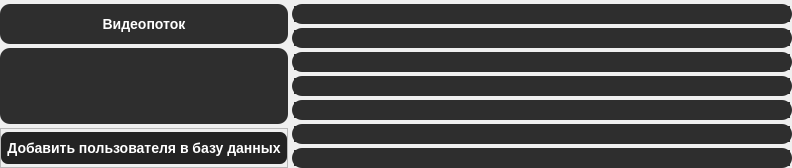
         <widget class="QWidget" name="faceRecPage">
          <layout class="QHBoxLayout" name="horizontalLayout_32">
           <property name="spacing">
            <number>0</number>
           </property>
           <property name="leftMargin">
            <number>0</number>
           </property>
           <property name="topMargin">
            <number>0</number>
           </property>
           <property name="rightMargin">
            <number>0</number>
           </property>
           <property name="bottomMargin">
            <number>0</number>
           </property>
           <item>
            <widget class="QWidget" name="mainContainerFaceRecog" native="true">
             <layout class="QHBoxLayout" name="horizontalLayout_33">
              <property name="spacing">
               <number>0</number>
              </property>
              <property name="leftMargin">
               <number>0</number>
              </property>
              <property name="topMargin">
               <number>0</number>
              </property>
              <property name="rightMargin">
               <number>0</number>
              </property>
              <property name="bottomMargin">
               <number>0</number>
              </property>
              <item>
               <widget class="QWidget" name="videoFaceRecogContainer" native="true">
                <property name="sizePolicy">
                 <sizepolicy hsizetype="Expanding" vsizetype="Preferred">
                  <horstretch>0</horstretch>
                  <verstretch>0</verstretch>
                 </sizepolicy>
                </property>
                <layout class="QVBoxLayout" name="verticalLayout_24">
                 <property name="spacing">
                  <number>4</number>
                 </property>
                 <property name="leftMargin">
                  <number>0</number>
                 </property>
                 <property name="topMargin">
                  <number>4</number>
                 </property>
                 <property name="rightMargin">
                  <number>4</number>
                 </property>
                 <property name="bottomMargin">
                  <number>0</number>
                 </property>
                 <item>
                  <widget class="QLabel" name="videoTitleFaceRecogText">
                   <property name="maximumSize">
                    <size>
                     <width>16777215</width>
                     <height>40</height>
                    </size>
                   </property>
                   <property name="styleSheet">
                    <string notr="true">color: rgb(255, 255, 255);
background-color: rgb(46, 46, 46);
border-radius: 10px;
font: bold 14px;
min-width: 10em;
padding: 6px; </string>
                   </property>
                   <property name="text">
                    <string>Видеопоток</string>
                   </property>
                   <property name="alignment">
                    <set>Qt::AlignCenter</set>
                   </property>
                  </widget>
                 </item>
                 <item>
                  <widget class="QLabel" name="videoPotokFaceRecog">
                   <property name="styleSheet">
                    <string notr="true">background-color: rgb(46, 46, 46);
border-radius: 10px;</string>
                   </property>
                   <property name="text">
                    <string/>
                   </property>
                  </widget>
                 </item>
                 <item>
                  <widget class="QFrame" name="usersButtonPanel">
                   <property name="sizePolicy">
                    <sizepolicy hsizetype="Preferred" vsizetype="Preferred">
                     <horstretch>0</horstretch>
                     <verstretch>0</verstretch>
                    </sizepolicy>
                   </property>
                   <property name="maximumSize">
                    <size>
                     <width>12389</width>
                     <height>40</height>
                    </size>
                   </property>
                   <property name="layoutDirection">
                    <enum>Qt::LeftToRight</enum>
                   </property>
                   <property name="frameShape">
                    <enum>QFrame::StyledPanel</enum>
                   </property>
                   <property name="frameShadow">
                    <enum>QFrame::Raised</enum>
                   </property>
                   <layout class="QHBoxLayout" name="horizontalLayout_9">
                    <property name="spacing">
                     <number>0</number>
                    </property>
                    <property name="leftMargin">
                     <number>0</number>
                    </property>
                    <property name="topMargin">
                     <number>0</number>
                    </property>
                    <property name="rightMargin">
                     <number>0</number>
                    </property>
                    <property name="bottomMargin">
                     <number>0</number>
                    </property>
                    <item>
                     <widget class="QPushButton" name="addUserButton">
                      <property name="minimumSize">
                       <size>
                        <width>182</width>
                        <height>32</height>
                       </size>
                      </property>
                      <property name="maximumSize">
                       <size>
                        <width>16777215</width>
                        <height>16777215</height>
                       </size>
                      </property>
                      <property name="styleSheet">
                       <string notr="true">QPushButton{
background-color: rgb(35, 35, 35);
color: #ffffff;
border-style: outset;
border-radius: 7px;
font: bold 14px;
min-width: 10em;
padding: 6px;
}
QPushButton:hover{
background-color: rgb(46, 46, 46);
}
QPushButton:unactive{
background-color: rgb(46, 46, 46);
}</string>
                      </property>
                      <property name="text">
                       <string>Добавить пользователя в базу данных</string>
                      </property>
                     </widget>
                    </item>
                   </layout>
                  </widget>
                 </item>
                </layout>
               </widget>
              </item>
              <item>
               <widget class="QWidget" name="historyFaceRecogContainer" native="true">
                <property name="sizePolicy">
                 <sizepolicy hsizetype="Expanding" vsizetype="Preferred">
                  <horstretch>0</horstretch>
                  <verstretch>0</verstretch>
                 </sizepolicy>
                </property>
                <property name="minimumSize">
                 <size>
                  <width>500</width>
                  <height>0</height>
                 </size>
                </property>
                <property name="maximumSize">
                 <size>
                  <width>500</width>
                  <height>16777215</height>
                 </size>
                </property>
                <layout class="QVBoxLayout" name="verticalLayout_23">
                 <property name="spacing">
                  <number>4</number>
                 </property>
                 <property name="leftMargin">
                  <number>0</number>
                 </property>
                 <property name="topMargin">
                  <number>4</number>
                 </property>
                 <property name="rightMargin">
                  <number>0</number>
                 </property>
                 <property name="bottomMargin">
                  <number>0</number>
                 </property>
                 <item>
                  <widget class="QFrame" name="historyFaceRecog1">
                   <property name="styleSheet">
                    <string notr="true">background-color: rgb(46, 46, 46);
border-radius: 10px;</string>
                   </property>
                   <property name="frameShape">
                    <enum>QFrame::StyledPanel</enum>
                   </property>
                   <property name="frameShadow">
                    <enum>QFrame::Raised</enum>
                   </property>
                   <layout class="QHBoxLayout" name="horizontalLayout_35">
                    <property name="spacing">
                     <number>0</number>
                    </property>
                    <property name="leftMargin">
                     <number>2</number>
                    </property>
                    <property name="topMargin">
                     <number>2</number>
                    </property>
                    <property name="rightMargin">
                     <number>2</number>
                    </property>
                    <property name="bottomMargin">
                     <number>2</number>
                    </property>
                    <item>
                     <widget class="QLabel" name="historyForoFaceRecog1">
                      <property name="maximumSize">
                       <size>
                        <width>150</width>
                        <height>150</height>
                       </size>
                      </property>
                      <property name="text">
                       <string/>
                      </property>
                      <property name="alignment">
                       <set>Qt::AlignCenter</set>
                      </property>
                     </widget>
                    </item>
                    <item>
                     <widget class="QLabel" name="historyInfoFaceRecog1">
                      <property name="minimumSize">
                       <size>
                        <width>300</width>
                        <height>0</height>
                       </size>
                      </property>
                      <property name="styleSheet">
                       <string notr="true">color: #ffffff;
font-family: Roboto;
font-size: 14px;
font-weight: bold;</string>
                      </property>
                      <property name="text">
                       <string/>
                      </property>
                      <property name="alignment">
                       <set>Qt::AlignCenter</set>
                      </property>
                      <property name="wordWrap">
                       <bool>true</bool>
                      </property>
                     </widget>
                    </item>
                   </layout>
                  </widget>
                 </item>
                 <item>
                  <widget class="QFrame" name="historyFaceRecog2">
                   <property name="styleSheet">
                    <string notr="true">background-color: rgb(46, 46, 46);
border-radius: 10px;</string>
                   </property>
                   <property name="frameShape">
                    <enum>QFrame::StyledPanel</enum>
                   </property>
                   <property name="frameShadow">
                    <enum>QFrame::Raised</enum>
                   </property>
                   <layout class="QHBoxLayout" name="horizontalLayout_36">
                    <property name="spacing">
                     <number>0</number>
                    </property>
                    <property name="leftMargin">
                     <number>2</number>
                    </property>
                    <property name="topMargin">
                     <number>2</number>
                    </property>
                    <property name="rightMargin">
                     <number>2</number>
                    </property>
                    <property name="bottomMargin">
                     <number>2</number>
                    </property>
                    <item>
                     <widget class="QLabel" name="historyForoFaceRecog2">
                      <property name="maximumSize">
                       <size>
                        <width>150</width>
                        <height>150</height>
                       </size>
                      </property>
                      <property name="text">
                       <string/>
                      </property>
                      <property name="alignment">
                       <set>Qt::AlignCenter</set>
                      </property>
                     </widget>
                    </item>
                    <item>
                     <widget class="QLabel" name="historyInfoFaceRecog2">
                      <property name="minimumSize">
                       <size>
                        <width>300</width>
                        <height>0</height>
                       </size>
                      </property>
                      <property name="styleSheet">
                       <string notr="true">color: #ffffff;
font-family: Roboto;
font-size: 14px;
font-weight: bold;</string>
                      </property>
                      <property name="text">
                       <string/>
                      </property>
                      <property name="alignment">
                       <set>Qt::AlignCenter</set>
                      </property>
                      <property name="wordWrap">
                       <bool>true</bool>
                      </property>
                     </widget>
                    </item>
                   </layout>
                  </widget>
                 </item>
                 <item>
                  <widget class="QFrame" name="historyFaceRecog7">
                   <property name="styleSheet">
                    <string notr="true">background-color: rgb(46, 46, 46);
border-radius: 10px;</string>
                   </property>
                   <property name="frameShape">
                    <enum>QFrame::StyledPanel</enum>
                   </property>
                   <property name="frameShadow">
                    <enum>QFrame::Raised</enum>
                   </property>
                   <layout class="QHBoxLayout" name="horizontalLayout_41">
                    <property name="spacing">
                     <number>0</number>
                    </property>
                    <property name="leftMargin">
                     <number>2</number>
                    </property>
                    <property name="topMargin">
                     <number>2</number>
                    </property>
                    <property name="rightMargin">
                     <number>2</number>
                    </property>
                    <property name="bottomMargin">
                     <number>2</number>
                    </property>
                    <item>
                     <widget class="QLabel" name="historyForoFaceRecog7">
                      <property name="maximumSize">
                       <size>
                        <width>150</width>
                        <height>150</height>
                       </size>
                      </property>
                      <property name="text">
                       <string/>
                      </property>
                      <property name="alignment">
                       <set>Qt::AlignCenter</set>
                      </property>
                     </widget>
                    </item>
                    <item>
                     <widget class="QLabel" name="historyInfoFaceRecog7">
                      <property name="minimumSize">
                       <size>
                        <width>300</width>
                        <height>0</height>
                       </size>
                      </property>
                      <property name="styleSheet">
                       <string notr="true">color: #ffffff;
font-family: Roboto;
font-size: 14px;
font-weight: bold;</string>
                      </property>
                      <property name="text">
                       <string/>
                      </property>
                      <property name="alignment">
                       <set>Qt::AlignCenter</set>
                      </property>
                      <property name="wordWrap">
                       <bool>true</bool>
                      </property>
                     </widget>
                    </item>
                   </layout>
                  </widget>
                 </item>
                 <item>
                  <widget class="QFrame" name="historyFaceRecog6">
                   <property name="styleSheet">
                    <string notr="true">background-color: rgb(46, 46, 46);
border-radius: 10px;</string>
                   </property>
                   <property name="frameShape">
                    <enum>QFrame::StyledPanel</enum>
                   </property>
                   <property name="frameShadow">
                    <enum>QFrame::Raised</enum>
                   </property>
                   <layout class="QHBoxLayout" name="horizontalLayout_40">
                    <property name="spacing">
                     <number>0</number>
                    </property>
                    <property name="leftMargin">
                     <number>2</number>
                    </property>
                    <property name="topMargin">
                     <number>2</number>
                    </property>
                    <property name="rightMargin">
                     <number>2</number>
                    </property>
                    <property name="bottomMargin">
                     <number>2</number>
                    </property>
                    <item>
                     <widget class="QLabel" name="historyForoFaceRecog6">
                      <property name="maximumSize">
                       <size>
                        <width>150</width>
                        <height>150</height>
                       </size>
                      </property>
                      <property name="text">
                       <string/>
                      </property>
                      <property name="alignment">
                       <set>Qt::AlignCenter</set>
                      </property>
                     </widget>
                    </item>
                    <item>
                     <widget class="QLabel" name="historyInfoFaceRecog6">
                      <property name="minimumSize">
                       <size>
                        <width>300</width>
                        <height>0</height>
                       </size>
                      </property>
                      <property name="styleSheet">
                       <string notr="true">color: #ffffff;
font-family: Roboto;
font-size: 14px;
font-weight: bold;</string>
                      </property>
                      <property name="text">
                       <string/>
                      </property>
                      <property name="alignment">
                       <set>Qt::AlignCenter</set>
                      </property>
                      <property name="wordWrap">
                       <bool>true</bool>
                      </property>
                     </widget>
                    </item>
                   </layout>
                  </widget>
                 </item>
                 <item>
                  <widget class="QFrame" name="historyFaceRecog5">
                   <property name="styleSheet">
                    <string notr="true">background-color: rgb(46, 46, 46);
border-radius: 10px;</string>
                   </property>
                   <property name="frameShape">
                    <enum>QFrame::StyledPanel</enum>
                   </property>
                   <property name="frameShadow">
                    <enum>QFrame::Raised</enum>
                   </property>
                   <layout class="QHBoxLayout" name="horizontalLayout_39">
                    <property name="spacing">
                     <number>0</number>
                    </property>
                    <property name="leftMargin">
                     <number>2</number>
                    </property>
                    <property name="topMargin">
                     <number>2</number>
                    </property>
                    <property name="rightMargin">
                     <number>2</number>
                    </property>
                    <property name="bottomMargin">
                     <number>2</number>
                    </property>
                    <item>
                     <widget class="QLabel" name="historyForoFaceRecog5">
                      <property name="maximumSize">
                       <size>
                        <width>150</width>
                        <height>150</height>
                       </size>
                      </property>
                      <property name="text">
                       <string/>
                      </property>
                      <property name="alignment">
                       <set>Qt::AlignCenter</set>
                      </property>
                     </widget>
                    </item>
                    <item>
                     <widget class="QLabel" name="historyInfoFaceRecog5">
                      <property name="minimumSize">
                       <size>
                        <width>300</width>
                        <height>0</height>
                       </size>
                      </property>
                      <property name="styleSheet">
                       <string notr="true">color: #ffffff;
font-family: Roboto;
font-size: 14px;
font-weight: bold;</string>
                      </property>
                      <property name="text">
                       <string/>
                      </property>
                      <property name="alignment">
                       <set>Qt::AlignCenter</set>
                      </property>
                      <property name="wordWrap">
                       <bool>true</bool>
                      </property>
                     </widget>
                    </item>
                   </layout>
                  </widget>
                 </item>
                 <item>
                  <widget class="QFrame" name="historyFaceRecog4">
                   <property name="styleSheet">
                    <string notr="true">background-color: rgb(46, 46, 46);
border-radius: 10px;</string>
                   </property>
                   <property name="frameShape">
                    <enum>QFrame::StyledPanel</enum>
                   </property>
                   <property name="frameShadow">
                    <enum>QFrame::Raised</enum>
                   </property>
                   <layout class="QHBoxLayout" name="horizontalLayout_38">
                    <property name="spacing">
                     <number>0</number>
                    </property>
                    <property name="leftMargin">
                     <number>2</number>
                    </property>
                    <property name="topMargin">
                     <number>2</number>
                    </property>
                    <property name="rightMargin">
                     <number>2</number>
                    </property>
                    <property name="bottomMargin">
                     <number>2</number>
                    </property>
                    <item>
                     <widget class="QLabel" name="historyForoFaceRecog4">
                      <property name="maximumSize">
                       <size>
                        <width>150</width>
                        <height>150</height>
                       </size>
                      </property>
                      <property name="text">
                       <string/>
                      </property>
                      <property name="alignment">
                       <set>Qt::AlignCenter</set>
                      </property>
                     </widget>
                    </item>
                    <item>
                     <widget class="QLabel" name="historyInfoFaceRecog4">
                      <property name="minimumSize">
                       <size>
                        <width>300</width>
                        <height>0</height>
                       </size>
                      </property>
                      <property name="styleSheet">
                       <string notr="true">color: #ffffff;
font-family: Roboto;
font-size: 14px;
font-weight: bold;</string>
                      </property>
                      <property name="text">
                       <string/>
                      </property>
                      <property name="alignment">
                       <set>Qt::AlignCenter</set>
                      </property>
                      <property name="wordWrap">
                       <bool>true</bool>
                      </property>
                     </widget>
                    </item>
                   </layout>
                  </widget>
                 </item>
                 <item>
                  <widget class="QFrame" name="historyFaceRecog3">
                   <property name="styleSheet">
                    <string notr="true">background-color: rgb(46, 46, 46);
border-radius: 10px;</string>
                   </property>
                   <property name="frameShape">
                    <enum>QFrame::StyledPanel</enum>
                   </property>
                   <property name="frameShadow">
                    <enum>QFrame::Raised</enum>
                   </property>
                   <layout class="QHBoxLayout" name="horizontalLayout_37">
                    <property name="spacing">
                     <number>0</number>
                    </property>
                    <property name="leftMargin">
                     <number>2</number>
                    </property>
                    <property name="topMargin">
                     <number>2</number>
                    </property>
                    <property name="rightMargin">
                     <number>2</number>
                    </property>
                    <property name="bottomMargin">
                     <number>2</number>
                    </property>
                    <item>
                     <widget class="QLabel" name="historyForoFaceRecog3">
                      <property name="maximumSize">
                       <size>
                        <width>150</width>
                        <height>150</height>
                       </size>
                      </property>
                      <property name="text">
                       <string/>
                      </property>
                      <property name="alignment">
                       <set>Qt::AlignCenter</set>
                      </property>
                     </widget>
                    </item>
                    <item>
                     <widget class="QLabel" name="historyInfoFaceRecog3">
                      <property name="minimumSize">
                       <size>
                        <width>300</width>
                        <height>0</height>
                       </size>
                      </property>
                      <property name="styleSheet">
                       <string notr="true">color: #ffffff;
font-family: Roboto;
font-size: 14px;
font-weight: bold;</string>
                      </property>
                      <property name="text">
                       <string/>
                      </property>
                      <property name="alignment">
                       <set>Qt::AlignCenter</set>
                      </property>
                      <property name="wordWrap">
                       <bool>true</bool>
                      </property>
                     </widget>
                    </item>
                   </layout>
                  </widget>
                 </item>
                </layout>
               </widget>
              </item>
             </layout>
            </widget>
           </item>
          </layout>
         </widget>
